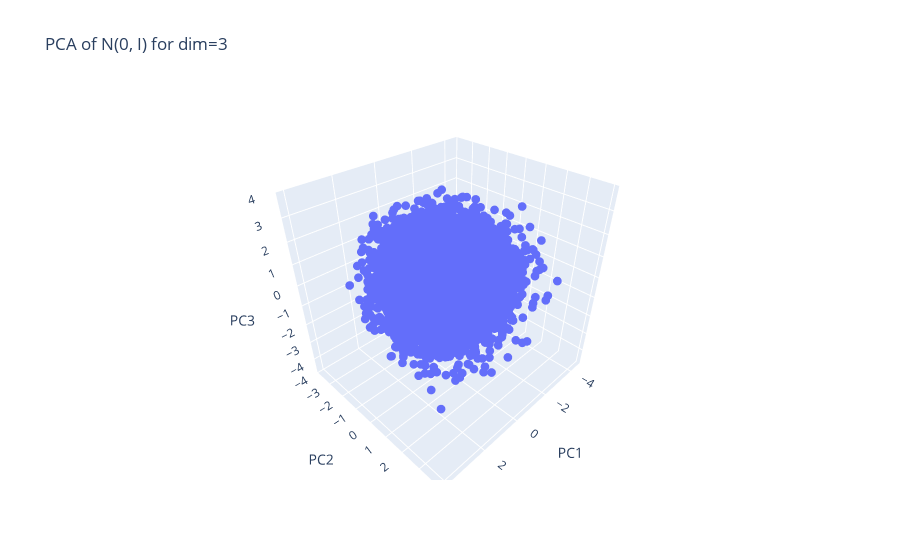

Notebook source saved alongside this figure:
### Markdown cell above
## Task 1

### Code cell
import numpy as np
import pandas as pd
import matplotlib.pyplot as plt
import matplotlib.pyplot as plt
import plotly.express as px

def generate_data(N, d):
    X = np.random.randn(N, d)
    return X - np.sum(X, axis=0)/len(X)

def calculate_var(vals):
    mean = sum(vals) / len(vals)
    return sum([(val - mean)**2 for val in vals]) / len(vals)
    
def check_pca(generator, dim=3, N = 10**4, d = 10**2):
    X = generator(N, d)
    cov_matrix = X.T @ X / (N - 1)
    eigenvalues, eigenvectors = np.linalg.eigh(cov_matrix)
    
    idx = np.argsort(eigenvalues)[::-1]
    eigenvalues = eigenvalues[idx]
    eigenvectors = eigenvectors[:, idx]
    
    top_eigenvectors = eigenvectors[:, :dim]
    print("Greatest eigenvalues: ", eigenvalues[:dim], "Mean: ", np.sum(eigenvalues)/len(eigenvalues), "Var: ", calculate_var(eigenvalues))
    X_pca = X @ top_eigenvectors
    
    return X_pca

def plot_3_components(data, title, columns):
    fig = px.scatter_3d(pd.DataFrame(data, columns=columns), x=columns[0], y=columns[1], z=columns[2], title=title)
    fig.update_traces(marker_size = 3)
    fig.show()

plot_3_components(check_pca(generate_data), "PCA of N(0, I) for dim=3", ["PC1", "PC2", "PC3"])

### Figure 1 — Plotly figure (JSON) as saved in the notebook; plotly's stock layout.template omitted (floating-point values rounded to 4 significant figures; data arrays with more than 128 entries replaced by an {"elided": "..."} marker saying what was removed)
{"data": [{"hovertemplate": "PC1=%{x}<br>PC2=%{y}<br>PC3=%{z}<extra></extra>", "legendgroup": "", "marker": {"color": "#636efa", "size": 3, "symbol": "circle"}, "mode": "markers", "name": "", "scene": "scene", "showlegend": false, "type": "scatter3d", "x": {"elided": "10000 float values"}, "y": {"elided": "10000 float values"}, "z": {"elided": "10000 float values"}}], "layout": {"legend": {"tracegroupgap": 0}, "scene": {"domain": {"x": [0, 1], "y": [0, 1]}, "xaxis": {"title": {"text": "PC1"}}, "yaxis": {"title": {"text": "PC2"}}, "zaxis": {"title": {"text": "PC3"}}}, "title": {"text": "PCA of N(0, I) for dim=3"}}}
